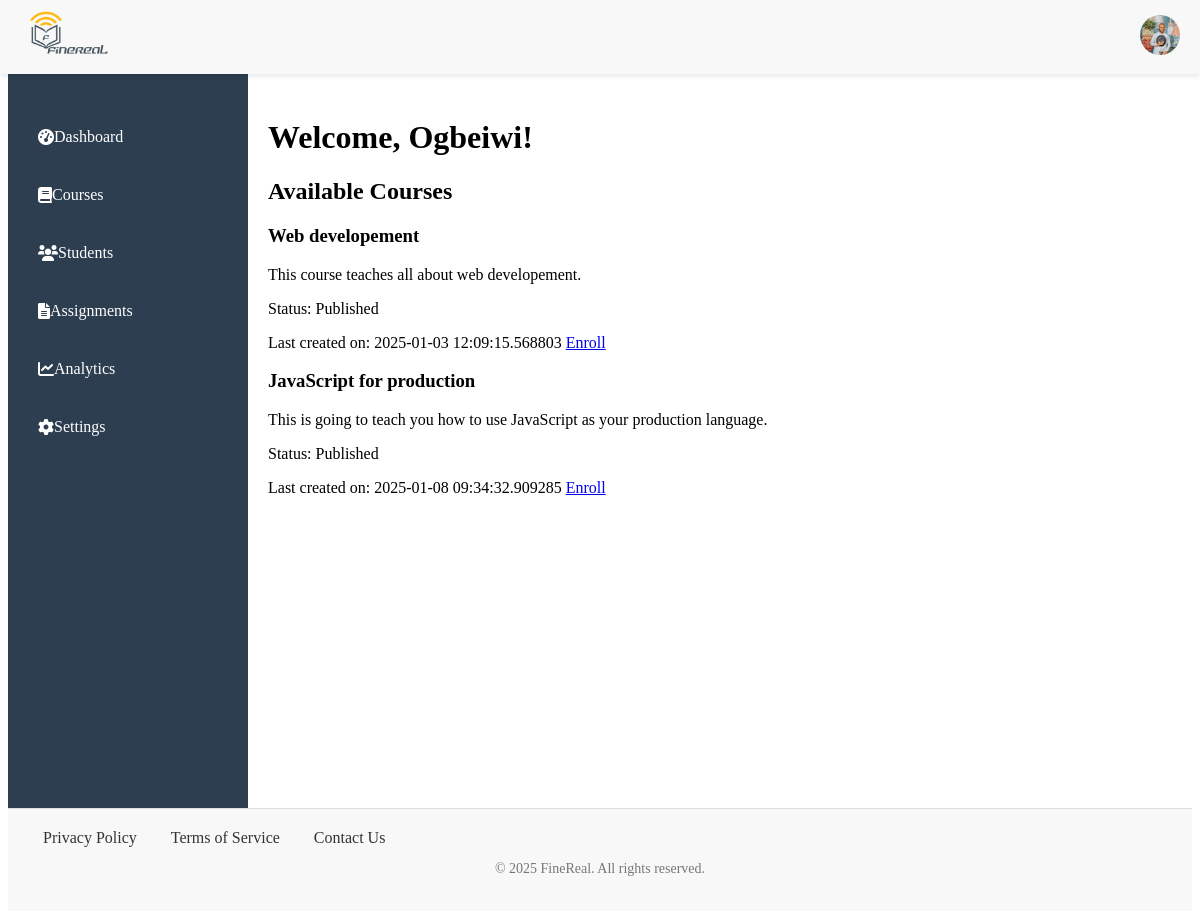
Page /dashboard/student (signed in) on the committed database.
### app/models/user.py (models this page shows, shortened)
class User(BaseModel, db.Model, UserMixin):
    __tablename__ = 'users'
    photo = db.Column(db.Text)
    first_name = db.Column(db.String(80), nullable=False)
    middle_name = db.Column(db.String(80), nullable=True)
    last_name = db.Column(db.String(80), nullable=False)
    email = db.Column(db.String(160), unique=True, nullable=False)
    username = db.Column(db.String(250), nullable=False)
    password = db.Column(db.String, nullable=False)
    is_verified = db.Column(db.Boolean, default=False)
    dob = db.Column(db.String)
    role = db.Column(db.String, nullable=False)
    courses_taught = db.relationship('Courses', backref='teacher', lazy=True, overlaps="modules_list")
    enrolled_courses = db.relationship('Enrollments', backref='student', lazy=True, overlaps="student,enrollments")

### app/models/course.py (models this page shows)
class Courses(BaseModel, db.Model):
    __tablename__ = 'courses'
    title = db.Column(db.String(255), nullable=False)
    description = db.Column(db.Text, nullable=False)
    category = db.Column(db.String(60))
    difficulty = db.Column(db.String(60), default="Beginner")
    prerequisite = db.Column(db.Text)
    status = db.Column(db.String(60))
    teacher_id = db.Column(db.Integer, db.ForeignKey('users.id'), nullable=False)
    modules = db.relationship('Modules', backref='courses', lazy=True)
    enrolled_students = db.relationship('Enrollments', backref='courses', lazy=True)

### app/routes/dashboard.py (the view)
@app.route('/dashboard/student')
@login_required
def student_dashboard():
    p_courses = index_course()
    return render_template('sdashboard.html', user=current_user, p_courses= p_courses)

### app/models/user.py (called while the page is built)
@login_manager.user_loader
def load_user(user_id):
    return User.query.get(user_id)# PendingUser class and other functions...

### app/utils/course.py (called while the page is built)
def index_course():
    courses = Courses.query.filter_by(status="Published").all()
    return courses

### app/templates/sdashboard.html
{% extends 'base.html' %}
{% block content %}
<div class="heading">
    <h1>Welcome, {{ user.last_name }}!</h1>
</div>
<section class="courses">
    <div>
        <h1>Available Courses</h1>
        <div class="published-grid">
            {% if p_courses %}
                {% for course in p_courses %}
                <div class="course-card">
                    <h3>{{ course.title }}</h3>
                    <p>{{ course.description }}</p>
                    <p>Status: {{course.status}}</p>
                    <div class="course-card-footer">
                        <span>Last created on: {{ course.created_at }}</span>
                        <a href="#"> Enroll </a>
                    </div>
                </div>
                {% endfor %}
            {% else %}
                <p>There are no available courses.</p>
            {% endif %}
        </div>
    </div>
</section>
{% endblock %}

### app/templates/base.html (shortened to what this page needs)
<!DOCTYPE html>
<html lang="en">
<head>
    <link rel="stylesheet" href="{{ url_for('static', filename='styles/header.css') }}">
    <link rel="stylesheet" href="{{ url_for('static', filename='styles/footer.css') }}">
    <link rel="stylesheet" href="{{ url_for('static', filename='styles/nav.css') }}">
    <link rel="stylesheet" href="{{ url_for('static', filename='styles/main.css') }}">
    <link href="https://cdnjs.cloudflare.com/ajax/libs/font-awesome/6.0.0-beta3/css/all.min.css" rel="stylesheet">
</head>
<body>
    <header>
        <div class="left">
            <div class="logo">
                <a href="{{ url_for('index') }}" aria-label="Home">
                    <img src="{{ url_for('static', filename='images/Finerealpng.png') }}" alt="FineReal Logo">
                </a>
            </div>
        </div>
<div class="right-links">
    <div class="user" onclick="extend()">
        {% if user.photo %}
        <img src="{{ url_for('uploaded_file', filename=user.photo) }}" alt="Profile Photo" class="photo">
        {% else %}
        <img src="https://via.placeholder.com/40" alt="User Avatar" class="user-avatar">
        {% endif %}
    </div>
</div>
    </header>
    {% include 'includes/flash.html' %}
    <div class="container">
        <aside class="sidebar">
            <nav class="sidebar-nav">
                {% include 'includes/nav.html' %}
            </nav>
        </aside>
        <main class="main-content">
            {% block content %}
            {% endblock %}
        </main>
    </div>
    <footer>
        <div class="footer-content">
            <div class="footer-links">
                <a href="#">Privacy Policy</a>
                <a href="#">Terms of Service</a>
                <a href="#">Contact Us</a>
            </div>
        </div>
        <div class="footer-bottom">
            <p>&copy; 2025 FineReal. All rights reserved.</p>
        </div>
    </footer>
</body>
</html>

### app/static/styles/header.css (style rules this page uses)
header { color: dark; display: flex; justify-content: space-between; align-items: center; padding: 10px 20px; background-color: #f8f8f8; position: fixed; top: 0; left: 0; right: 0; z-index: 1000; box-shadow: 0 2px 5px rgba(0, 0, 0, 0.1); }
header .left { display: flex; justify-content: space-between; max-width: min-content; }
.logo img { height: 50px; }
.photo, .user-avatar { width: 40px; height: 40px; border-radius: 50%; object-fit: cover; }

### app/static/styles/footer.css (style rules this page uses)
footer { background-color: #f8f8f8; padding: 20px 0; text-align: center; border-top: 1px solid #ddd; }
.footer-content { display: flex; justify-content: space-between; align-items: center; padding: 0 20px; }
.footer-links a { margin: 0 15px; text-decoration: none; color: #333; }
.footer-bottom { margin-top: 10px; font-size: 14px; color: #777; }

### app/static/styles/nav.css (style rules this page uses)
.container { display: flex; height: 100vh; }
.sidebar { width: 200px; background-color: #2c3e50; color: #ecf0f1; padding: 20px; display: block; }

### app/static/styles/main.css (style rules this page uses)
main { margin-top: 70px; padding: 20px; flex-grow: 1; word-wrap: break-word; overflow-wrap: break-word; overflow-y: auto; }

### rows in the picture
User: photo (picture), last_name "Ogbeiwi"
Courses: title "Web developement", description "This course teaches all about web developement.", status "Published", created_at "2025-01-03 12:09:15.568803"
Courses: title "JavaScript for production", description "This is going to teach you how to use JavaScript as your production language.", status "Published", created_at "2025-01-08 09:34:32.909285"
